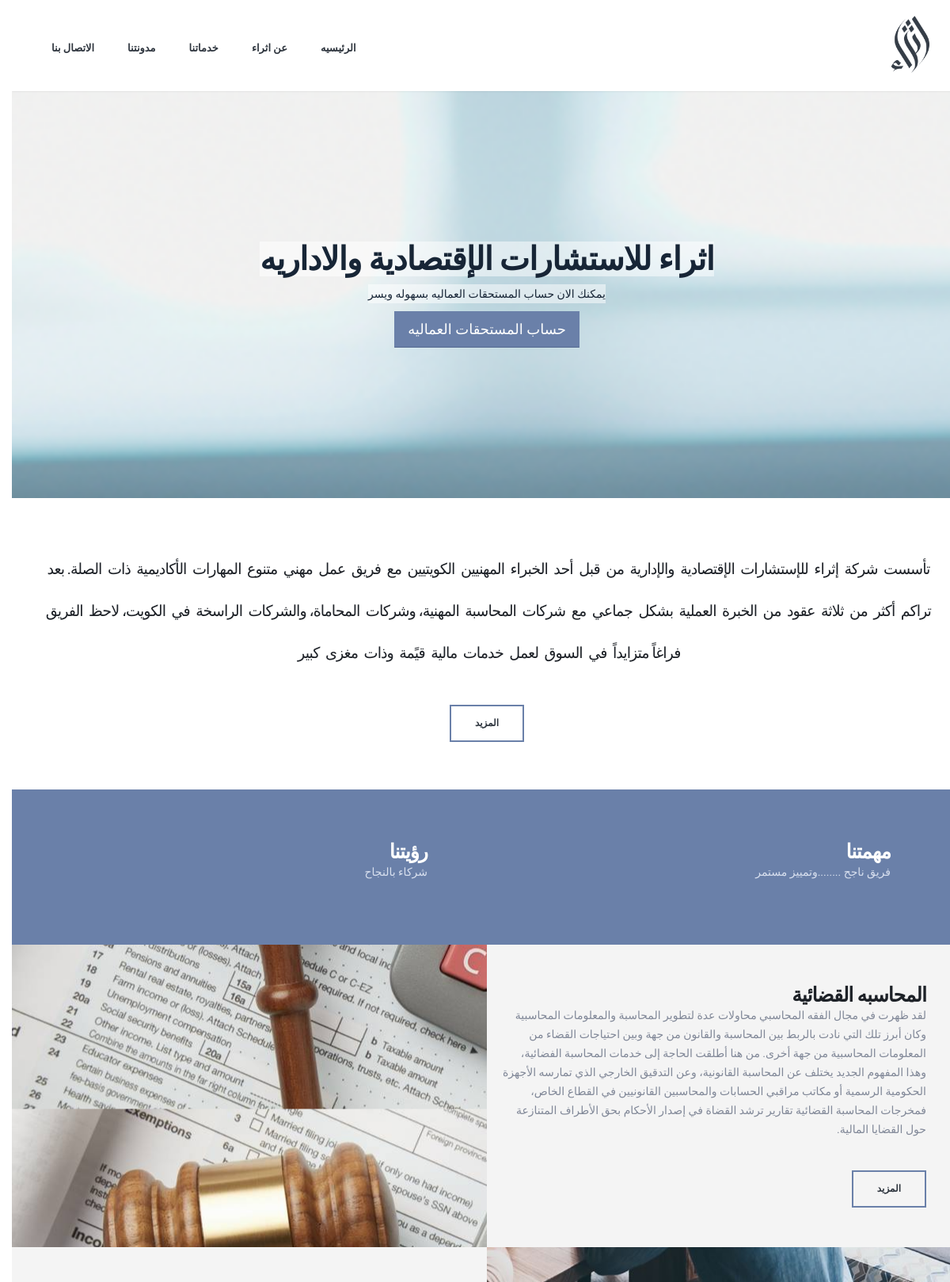
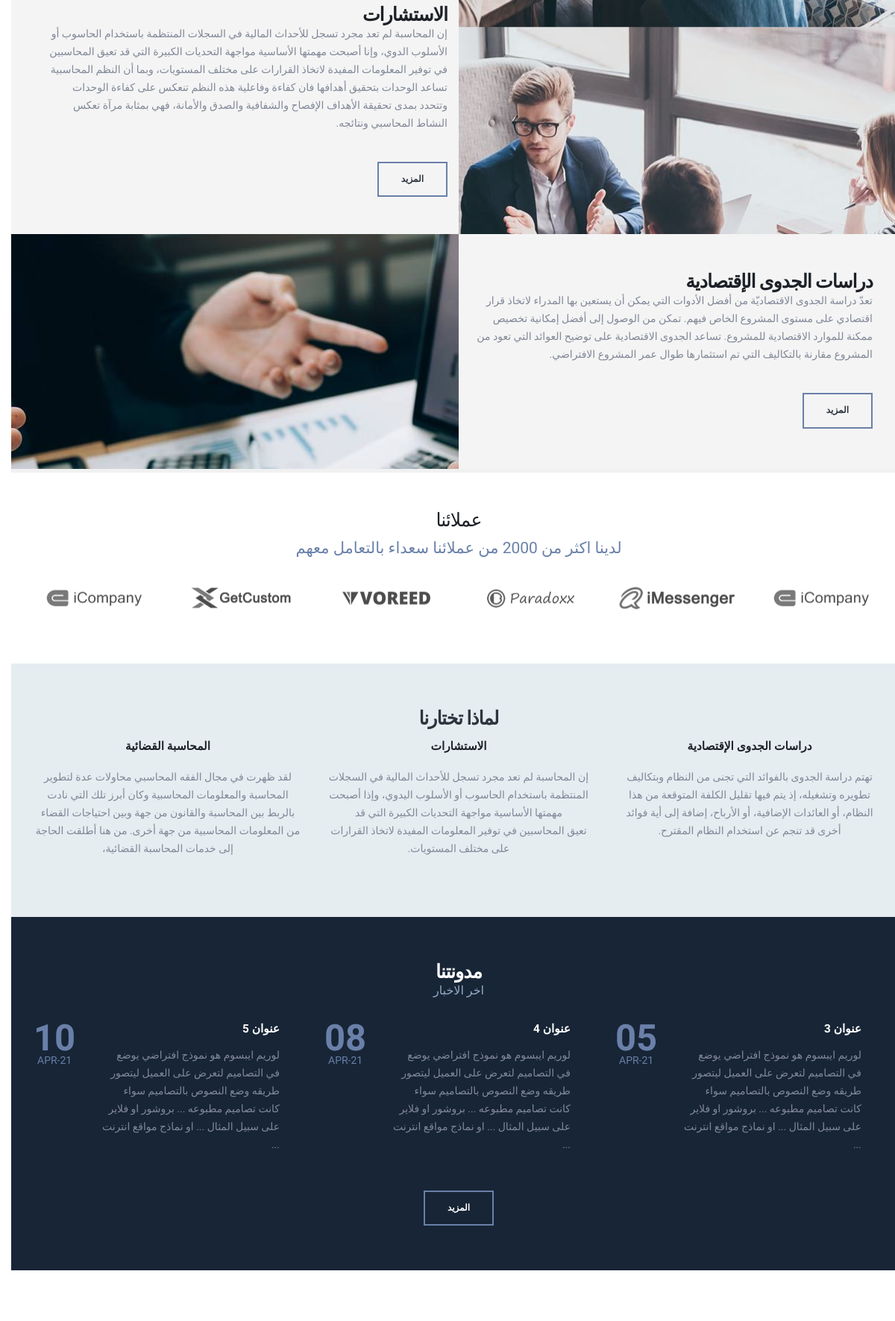
The page / (upper part) on the database its author committed (2 pictures, top to bottom).
### tables this page shows
CREATE TABLE `cpanel` (
  `id` int(1) NOT NULL,
  `email` varchar(255) NOT NULL,
  `pass` varchar(50) NOT NULL,
  `phone` varchar(255) NOT NULL,
  `address` varchar(255) NOT NULL,
  `map` text NOT NULL,
  `vision` varchar(255) NOT NULL,
  `mission` varchar(255) NOT NULL,
  `about` text NOT NULL,
  `about_short` text NOT NULL,
  `judicial_accountability` text NOT NULL,
  `judicial_accountability_short` text NOT NULL,
  `consulting` text NOT NULL,
  `consulting_short` text NOT NULL,
  `economic_studies` text NOT NULL,
  `economic_studies_short` text NOT NULL,
  `facebook` varchar(255) NOT NULL,
  `twitter` varchar(255) NOT NULL,
  `instagram` varchar(255) NOT NULL,
  `judicial_accountability_title` varchar(50) NOT NULL,
  `consulting_title` varchar(50) NOT NULL,
  `economic_studies_title` varchar(50) NOT NULL
);

CREATE TABLE `partner` (
  `id` int(11) NOT NULL,
  `img` varchar(255) NOT NULL
);

CREATE TABLE `service` (
  `id` int(11) NOT NULL,
  `title` varchar(50) NOT NULL,
  `body` text NOT NULL,
  `body_short` varchar(255) NOT NULL
);

CREATE TABLE `blog` (
  `id` int(11) NOT NULL,
  `title` varchar(50) NOT NULL,
  `body` text NOT NULL,
  `body_short` varchar(255) NOT NULL,
  `created_at` datetime NOT NULL DEFAULT CURRENT_TIMESTAMP
);

### main.php (called while the page is built, shortened)
<?php
$sAdmin = getSettings();
$path_info = parse_path();
switch($path_info['call_parts'][0]) {
  case '':
  	$content = 'home.php';
    break;
}
include $content;
?>

### index.php (called while the page is built)
<?php
require "connection.php";
include "functions.php";
include "main.php";
?>

### functions.php (called while the page is built, shortened)
<?php
function selectTable($table, $where) {
  global $db;
  $sArray = array();
  $query="SELECT * FROM `$table` $where ";
  if(!$result = $db->query($query)){
    die('There was an error running the query [' . $db->error . ']');
  }
  while($row = $result->fetch_assoc()){
    $sArray[] = $row;
  }
  return $sArray;
}
function getSettings() {
  $table = 'cpanel';
  $where = "WHERE `id` = '1'";
  $admin = selectTable($table, $where);
  return $admin[0];
}
?>

### home.php (the view, shortened to what this page needs)
<?php include 'header.php' ?>
		<div role="main" class="main">
			<section class="section section-parallax parallax custom-parallax-medium-padding m-none" data-plugin-parallax data-plugin-options="{'speed': 1.5}" data-image-src="img/14.png">
				<div class="container">
					<div class="row">
						<div class="col-md-12 slider">
							<h1 class="slider-title text-uppercase text-color-light font-weight-bold center m-none">اثراء للاستشارات الإقتصادية والاداريه</h1>
							<p class="slider-p">يمكنك الان حساب المستحقات العماليه بسهوله ويسر</p>
							<a href="./benefits-workers" class="btn btn-primary btn-lg">حساب المستحقات العماليه</a>
						</div>
					</div>
				</div>
			</section>
			<section class="section section-no-border custom-section-spacement-1 background-color-light m-none">
				<div class="container">
					<div class="row center">
						<div class="col-md-12">
							<?php echo $sAdmin['about_short']; ?>
							<a href="./about" class="btn btn-borders btn-primary custom-btn-style-2 font-weight-semibold text-color-dark text-uppercase mt-sm">المزيد</a>
						</div>
					</div>
				</div>
			</section>
			<section class="section section-no-border section-primary custom-section-spacement-1 m-none">
				<div class="container">
					<div class="row">
						<div class="col-md-6">
							<div class="feature-box feature-box-style-2">
								<div class="feature-box-icon">
								</div>
								<div class="feature-box-info">
									<h2 class="text-uppercase text-color-light font-weight-bold pt-xs mb-none">رؤيتنا
									</h2>
								</div>
							</div>
							<p class="custom-text-color-4">
								<?php echo $sAdmin['vision']; ?>
							</p>
						</div>
						<div class="col-md-6">
							<div class="feature-box feature-box-style-2">
								<div class="feature-box-icon">
								</div>
								<div class="feature-box-info">
									<h2 class="text-uppercase text-color-light font-weight-bold pt-xs mb-none">مهمتنا
									</h2>
								</div>
							</div>
							<p class="custom-text-color-4">
								<?php echo $sAdmin['mission']; ?>
							</p>
						</div>
					</div>
				</div>
			</section>
			<div class="container-fluid">
				<div class="row">
					<div class="col-md-6 p-none">
						<section
							class="parallax section section-parallax match-height custom-parallax-bg-pos-left custom-sec-left m-none"
							data-plugin-parallax data-plugin-options="{'speed': 1.5, 'horizontalPosition': '100%'}"
							data-image-src="img/11.jpeg" style="min-height: 315px;">
						</section>
					</div>
					<div class="col-md-6 p-none">
						<section class="section section-no-border match-height m-none">
							<div class="row m-none">
								<div class="col-half-section col-half-section-left">
									<h2 class="text-uppercase font-weight-bold">
										<?php echo $sAdmin['judicial_accountability_title']; ?>
									</h2>
									<p class="custom-text-color-1 mb-xlg">
										<?php echo $sAdmin['judicial_accountability_short']; ?>
									</p>
									<a href="./judicial-accountability" class="btn btn-borders btn-primary custom-btn-style-2 font-weight-semibold text-color-dark text-uppercase mt-sm">المزيد</a>
								</div>
							</div>
						</section>
					</div>
				</div>
				<div class="row custom-sm-flex-order">
					<div class="col-md-6 p-none">
						<section class="section section-no-border match-height m-none">
							<div class="row m-none">
								<div class="col-half-section col-half-section-right custom-text-align-right">
									<h2 class="text-uppercase font-weight-bold">
										<?php echo $sAdmin['consulting_title']; ?>
									</h2>
									<p class="custom-text-color-1 mb-xlg">
										<?php echo $sAdmin['consulting_short']; ?>
									</p>
									<a href="./consulting" class="btn btn-borders btn-primary custom-btn-style-2 font-weight-semibold text-color-dark text-uppercase mt-sm">المزيد</a>
								</div>
							</div>
						</section>
					</div>
					<div class="col-md-6 p-none">
						<section class="parallax section section-parallax match-height m-none" data-plugin-parallax
							data-plugin-options="{'speed': 1.5, 'horizontalPosition': '100%'}"
							data-image-src="img/12.jpg" style="min-height: 315px;">
						</section>
					</div>
				</div>
				<div class="row">
					<div class="col-md-6 p-none">
						<section
							class="parallax section section-parallax match-height custom-parallax-bg-pos-left custom-sec-left m-none"
							data-plugin-parallax data-plugin-options="{'speed': 1.5, 'horizontalPosition': '100%'}"
							data-image-src="img/13.jpeg" style="min-height: 315px;">
						</section>
					</div>
					<div class="col-md-6 p-none">
						<section class="section section-no-border match-height m-none">
							<div class="row m-none">
								<div class="col-half-section col-half-section-left">
									<h2 class="text-uppercase font-weight-bold">
										<?php echo $sAdmin['economic_studies_title']; ?>
									</h2>
									<p class="custom-text-color-1 mb-xlg">
										<?php echo $sAdmin['economic_studies_short']; ?>
									</p>
									<a href="./economic-studies" class="btn btn-borders btn-primary custom-btn-style-2 font-weight-semibold text-color-dark text-uppercase mt-sm">المزيد</a>
								</div>
							</div>
						</section>
					</div>
				</div>
			</div>
			<section class="section m-none background-color-light">
				<div class="row center">
					<div class="col-md-12">
						<h2 class="mb-sm word-rotator-title">
							عملائنا
						</h2>
						<h4 class="heading-primary lead tall">لدينا اكثر من 2000 من عملائنا سعداء بالتعامل معهم</h4>
					</div>
				</div>
				<div class="container">
					<div class="row center">
						<div class="owl-carousel owl-theme"
							data-plugin-options="{'items': 6, 'autoplay': true, 'autoplayTimeout': 3000}" dir="ltr">
							<?php
								$partners = selectTable('partner', '');
								for ($i=0; $i < count($partners); $i++) {
									echo '<div>
											<img class="img-responsive" src="img/logos/'. $partners[$i]['img'] .'">
										</div>';
								}
							?>
						</div>
					</div>
				</div>
			</section>
			<section class="section section-no-border custom-section-spacement-1 background-color-tertiary m-none">
				<div class="container">
					<div class="row center">
						<div class="col-md-12">
							<h2 class="text-uppercase text-color-dark font-weight-bold">لماذا تختارنا</h2>
						</div>
					</div>
					<div class="row center">
						<?php
							$services = selectTable('service', 'LIMIT 3');
							for ($i=0; $i < count($services); $i++) {
								echo '<div class="col-md-4 col-sm-4">
										<img src="img/demos/finance/why-choose-us/why-choose-us-icon-1.png" class="img-responsive custom-center-img-responsive mb-md" alt />
										<h4 class="text-uppercase font-weight-bold mb-lg">'. $services[$i]['title'] .'</h4>
										<p class="custom-text-color-1">'. $services[$i]['body_short'] .'</p>
									</div>';
							}
						?>
					</div>
				</div>
			</section>
			<section class="section section-no-border custom-section-spacement-1 background-color-quaternary m-none">
				<div class="container">
					<div class="row center">
						<div class="col-md-12">
							<h2 class="text-uppercase font-weight-bold text-color-light">مدونتنا</h2>
							<p class="text-md custom-text-color-3 mb-xlg">اخر الاخبار</p>
						</div>
					</div>
					<div class="row">
						<?php
							$blogs = selectTable('blog', 'ORDER BY `id` DESC LIMIT 3 ');
							for ($i=0; $i < count($blogs); $i++) {
								$date = new DateTime($blogs[$i]['created_at']);
								echo '<div class="col-md-4 col-sm-10 col-md-offset-0 col-sm-offset-1 custom-sm-margin-bottom-1">
										<article class="custom-post-blog">
											<h4>
												<a href="./single-blog?id='. $blogs[$i]['id'] .'" class="text-decoration-none text-color-light text-uppercase font-weight-bold">'. $blogs[$i]['title'] .'</a>
											</h4>
											<p>
												<a href="./single-blog?id='. $blogs[$i]['id'] .'" class="text-decoration-none custom-text-color-1">'. $blogs[$i]['body_short'] .'</a>
											</p>
											<div class="date center">
												<span class="day text-color-primary font-weight-bold">'. $date->format('d') .'</span>
												<span class="month-year text-uppercase text-color-primary">'. $date->format('M-y') .'</span>
											</div>
										</article>
									</div>';
							}
						?>
						<div class="col-md-12 center">
							<a href="./blog" class="btn btn-borders btn-primary custom-btn-style-2 text-color-light text-uppercase font-weight-semibold mt-xlg">المزيد</a>
						</div>
					</div>
				</div>
			</section>
		</div>
<?php include 'footer.php' ?>

### header.php (shortened to what this page needs)
<!DOCTYPE html>
<html>
<head>
	<link rel="stylesheet" href="vendor/bootstrap/css/bootstrap.min.css">
	<link rel="stylesheet" href="vendor/font-awesome/css/font-awesome.min.css">
	<link rel="stylesheet" href="vendor/animate/animate.min.css">
	<link rel="stylesheet" href="vendor/simple-line-icons/css/simple-line-icons.min.css">
	<link rel="stylesheet" href="vendor/owl.carousel/assets/owl.carousel.min.css">
	<link rel="stylesheet" href="vendor/owl.carousel/assets/owl.theme.default.min.css">
	<link rel="stylesheet" href="vendor/magnific-popup/magnific-popup.min.css">
	<link rel="stylesheet" href="vendor/bootstrap-datepicker/bootstrap-datepicker3.css">
	<link rel="stylesheet" href="master/rtl/css/rtl-theme.css">
	<link rel="stylesheet" href="master/rtl/css/rtl-theme-elements.css">
	<link rel="stylesheet" href="master/rtl/css/rtl-theme-blog.css">
	<link rel="stylesheet" href="master/rtl/css/rtl-theme-shop.css">
	<link rel="stylesheet" href="vendor/rs-plugin/css/settings.css">
	<link rel="stylesheet" href="vendor/rs-plugin/css/layers.css">
	<link rel="stylesheet" href="vendor/rs-plugin/css/navigation.css">
	<link rel="stylesheet" href="css/skins/skin-finance.css">
	<link rel="stylesheet" href="css/demos/demo-finance.css">
	<link rel="stylesheet" href="css/custom.css">
</head>
<body data-spy="scroll" data-target="#navSecondary" data-offset="170">
	<div class="body">
		<header id="header" class="header-narrow"
			data-plugin-options="{'stickyEnabled': true, 'stickyEnableOnBoxed': true, 'stickyEnableOnMobile': true, 'stickyStartAt': 0, 'stickySetTop': '0', 'stickyChangeLogo': false}">
			<div class="header-body">
				<div class="header-container container">
					<div class="header-row">
						<div class="header-column">
							<div class="header-logo">
								<a href="./">
									<img alt="Porto Finance" width="" height="75" src="img/logo20.png">
								</a>
							</div>
						</div>
						<div class="header-column">
							<div class="header-row">
								<div class="header-nav">
									<div
										class="header-nav-main header-nav-main-effect-1 header-nav-main-sub-effect-1 custom-header-nav-main-dark-style collapse">
										<nav>
											<ul class="nav nav-pills d-flex" id="mainNav">
												<li>
													<a href="./contact">
														الاتصال بنا
													</a>
												</li>
												<li>
													<a href="./blog">
														مدونتنا
													</a>
												</li>
												<li>
													<a href="./services">
														خدماتنا
													</a>
												</li>
												<li>
													<a href="./about">
														عن اثراء
													</a>
												</li>
												<li>
													<a href="./">
														الرئيسيه
													</a>
												</li>
											</ul>
										</nav>
									</div>
								</div>
							</div>
						</div>
					</div>
				</div>
			</div>
		</header>

### footer.php (shortened to what this page needs)
		<footer id="footer" class="custom-footer background-color-light m-none">
		</footer>
	</div>
</body>
</html>

### css/demos/demo-finance.css (style rules this page uses)
h1, h2, h3, h4, h5, h6, a, p, span, li, input { font-family: "Poppins", sans-serif; }
h1 { font-size: 2.9em; }
h2 { font-size: 1.8em; line-height: 27px; margin: 0; }
h4 { font-size: 1.1em; line-height: 18px; }
.custom-text-color-1 { color: #818898 !important; }
.custom-text-color-3 { color: #94a9c3 !important; }
.custom-text-color-4 { color: #d9e0ef !important; }
.custom-btn-style-2 { padding: 13px 30px; font-size: 12px; border-width: 2px; }
.custom-section-spacement-1 { padding: 60px 0 !important; }
.custom-parallax-bg-pos-left { background-position-x: 0% !important; }
.custom-parallax-medium-padding { padding: 128px 0 !important; }
.custom-text-align-right { text-align: right !important; }
#header .header-body { border: none; }
#header .header-nav-main.custom-header-nav-main-dark-style nav > ul > li > a { background: transparent !important; color: #2e353e; font-weight: 600; }
#header .header-nav-main.custom-header-nav-main-dark-style nav > ul > li > a:after { border-color: #2e353e transparent transparent transparent !important; }
@media (min-width: 992px) { #header .header-nav-main nav > ul > li > a { font-size: 13px; padding: 10px 20px; } }
.custom-post-blog { position: relative; }
.custom-post-blog > h4, .custom-post-blog > p { padding: 0 30px 0 90px; }
.custom-post-blog .date { position: absolute; top: 5px; left: 0; }
.custom-post-blog .date > span { display: block; }
.custom-post-blog .date > span.day { font-size: 3.5em; line-height: 0.7; }
.custom-footer { border-top: 0 !important; }

### css/custom.css (style rules this page uses)
body *:not(.fa):not(i):not(.benfit-main td):not(.benfit-main th) { font-family: 'Tajawal', sans-serif !important; }
.custom-parallax-medium-padding { padding: 190px 0 !important; background-size: cover !important; background-position: center !important; background-repeat: no-repeat !important; }
.slider { display: flex; align-items: center; justify-content: center; flex-direction: column; }
html .slider-title { background-color: rgb(255 255 255 / 51%); color: #172536 !important; }
.slider-p { background-color: rgb(255 255 255 / 51%); color: #172536 !important; margin: 10px 0; }

### rows shown on the page
cpanel: about_short "تأسست شركة إثراء للإستشارات الإقتصادية والإدارية من قبل أحد الخبراء المهنيين الكويتيين مع فريق عمل مهني متنوع المهارات الأكاديمية ذات الصلة. بعد تراكم أكثر من ثلاثة عقود من الخبرة العملية بشكل جماعي مع شركات المحاسبة المهنية، وشركات المحاماة، والشركات الراسخة في الكويت، لاحظ الفريق فراغاً متزايداً في السوق لعمل خدمات مالية قيًمة وذات مغزى كبير", vision "شركاء بالنجاح", mission "فريق ناجح ........وتمييز مستمر", judicial_accountability_title "المحاسبه القضائية", judicial_accountability_short "لقد ظهرت في مجال الفقه المحاسبي محاولات عدة لتطوير المحاسبة والمعلومات المحاسبية وكان أبرز تلك التي نادت بالربط بین المحاسبة والقانون من جهة وبين احتياجات القضاء من المعلومات المحاسبية من جهة أخرى. من هنا أطلقت الحاجة إلى خدمات المحاسبة الفضائية، وهذا المفهوم الجديد يختلف عن المحاسبة القانونية، وعن التدقيق الخارجي الذي تمارسه الأجهزة الحكومية الرسمية أو مكاتب مراقبي الحسابات والمحاسبين القانونيين في القطاع الخاص، فمخرجات المحاسبة القضائية تقارير ترشد القضاة في إصدار الأحكام بحق الأطراف المتنازعة حول القضايا المالية.", consulting_title "الاستشارات", consulting_short "إن المحاسبة لم تعد مجرد تسجل للأحداث المالية في السجلات المنتظمة باستخدام الحاسوب أو الأسلوب الدوي، وإنا أصبحت مهمتها الأساسية مواجهة التحديات الكبيرة التي قد تعيق المحاسبين في توفير المعلومات المفيدة لاتخاذ القرارات على مختلف المستويات، وبما أن النظم المحاسبية تساعد الوحدات بتحقيق أهدافها فان كفاءة وفاعلية هذه النظم تنعكس على كفاءة الوحدات وتتحدد بمدى تحقيقة الأهداف الإفصاح والشفافية والصدق والأمانة، فهي بمثابة مرآة تعكس النشاط المحاسبي ونتائجه.", economic_studies_title "دراسات الجدوى الإقتصادية", economic_studies_short "تعدّ دراسة الجدوى الاقتصاديّة من أفضل الأدوات التي يمكن أن يستعين بها المدراء لاتخاذ قرار اقتصادي على مستوى المشروع الخاص فيهم. تمكن من الوصول إلى أفضل إمكانية تخصيص ممكنة للموارد الاقتصادية للمشروع. تساعد الجدوى الاقتصادية على توضيح العوائد التي تعود من المشروع مقارنة بالتكاليف التي تم استثمارها طوال عمر المشروع الافتراضي."
partner: img (picture)
partner: img (picture)
partner: img (picture)
partner: img (picture)
partner: img (picture)
service: title "المحاسبة القضائية", body_short "لقد ظهرت في مجال الفقه المحاسبي محاولات عدة لتطوير المحاسبة والمعلومات المحاسبية وكان أبرز تلك التي نادت بالربط بين المحاسبة والقانون من جهة وبين احتياجات القضاء من المعلومات المحاسبية من جهة أخرى. من هنا أطلقت الحاجة إلى خدمات المحاسبة القضائية،"
service: title "الاستشارات", body_short "إن المحاسبة لم تعد مجرد تسجل للأحداث المالية في السجلات المنتظمة باستخدام الحاسوب أو الأسلوب اليدوي، وإذا أصبحت مهمتها الأساسية مواجهة التحديات الكبيرة التي قد تعيق المحاسبين في توفير المعلومات المفيدة لاتخاذ القرارات على مختلف المستويات."
service: title "دراسات الجدوى الإقتصادية", body_short "تهتم دراسة الجدوى بالفوائد التي تجنى من النظام وبتكاليف تطويره وتشغيله، إذ يتم فيها تقليل الكلفة المتوقعة من هذا النظام، أو العائدات الإضافية، أو الأرباح، إضافة إلى أية فوائد أخرى قد تنجم عن استخدام النظام المقترح."
blog: body_short "لوريم ايبسوم هو نموذج افتراضي يوضع في التصاميم لتعرض على العميل ليتصور طريقه وضع النصوص بالتصاميم سواء كانت تصاميم مطبوعه ... بروشور او فلاير على سبيل المثال ... او نماذج مواقع انترنت ...", created_at "10", created_at "APR-21"
blog: body_short "لوريم ايبسوم هو نموذج افتراضي يوضع في التصاميم لتعرض على العميل ليتصور طريقه وضع النصوص بالتصاميم سواء كانت تصاميم مطبوعه ... بروشور او فلاير على سبيل المثال ... او نماذج مواقع انترنت ...", created_at "08", created_at "APR-21"
blog: body_short "لوريم ايبسوم هو نموذج افتراضي يوضع في التصاميم لتعرض على العميل ليتصور طريقه وضع النصوص بالتصاميم سواء كانت تصاميم مطبوعه ... بروشور او فلاير على سبيل المثال ... او نماذج مواقع انترنت ...", created_at "05", created_at "APR-21"
